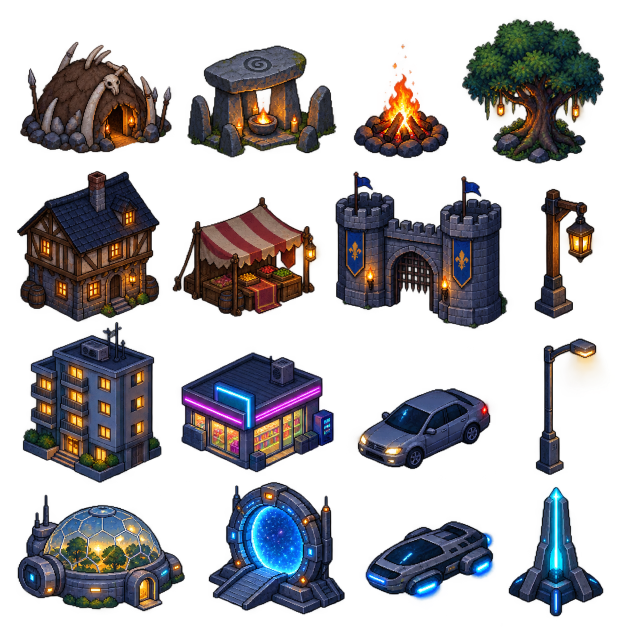
#> input picture art/source/city-props-source.png, 1234 x 1274 px (shown at 1/2 size)
$ python -i extract_art.py   (imports and definitions only)
#> lines starting #> are read from the running program, lines starting #| are printed output that depends on the picture; after the words box and inside, x2 and y2 are one past the last pixel; in counts of white or black regions, pixels touching at a corner belong together
#> further down, picture is the input picture: PIL image 1234x1274 RGBA; mean R, G, B, A 29.6, 27.1, 30.3, 102
"""Cut sprites out of ChatGPT collage sheets (art/incoming) and pack them into the game's atlases.

  python3 scripts/extract_art.py debug <file>        → numbered preview of every piece found
  python3 scripts/extract_art.py build               → writes public/assets/... atlases
"""
import sys, os, json
import numpy as np
from PIL import Image, ImageDraw
from scipy import ndimage

ROOT = os.path.dirname(os.path.dirname(os.path.abspath(__file__)))
INCOMING = os.path.join(ROOT, 'art', 'incoming')
OUT = os.path.join(ROOT, 'public', 'assets')
SCRATCH = os.environ.get('SCRATCH', '/tmp')


# [188 lines left out: functions load, clean_lines, remove_checker, segments, grid_strips, debug_strips and 4 more, not called in this run]


def despeckle(img, keep=0.03):
    """Drop stray bits (badge text, line stubs, neighbours' edges): keep blobs ≥ keep × the largest, then trim."""
#> called with keep = 0.03
    a = np.array(img.convert('RGBA'))
    m = a[..., 3] > 60
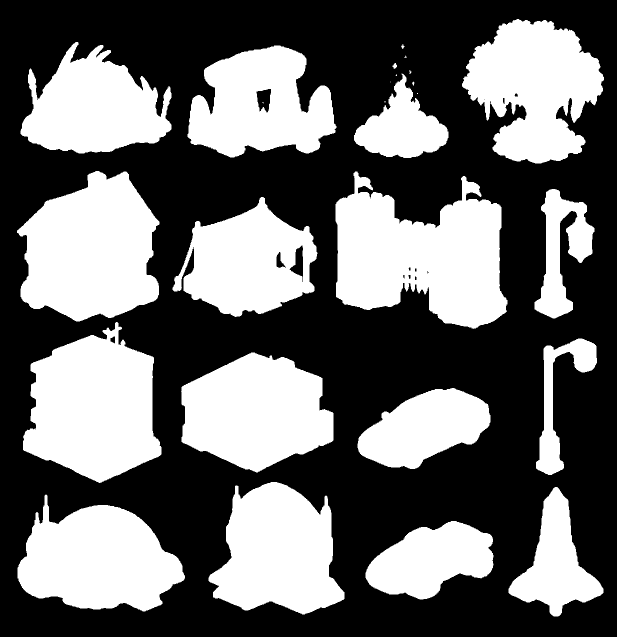
#> m: shape (1274, 1234) bool (shown at 1/2 size); 41.1% white; 26 white regions (7 under 20 px), largest, box (x1, y1, x2, y2) and area: (671, 343, 1015, 658) 70903, (34, 342, 319, 643) 62189, (46, 644, 323, 966) 61024
    lab, n = ndimage.label(ndimage.binary_dilation(m, iterations=2))
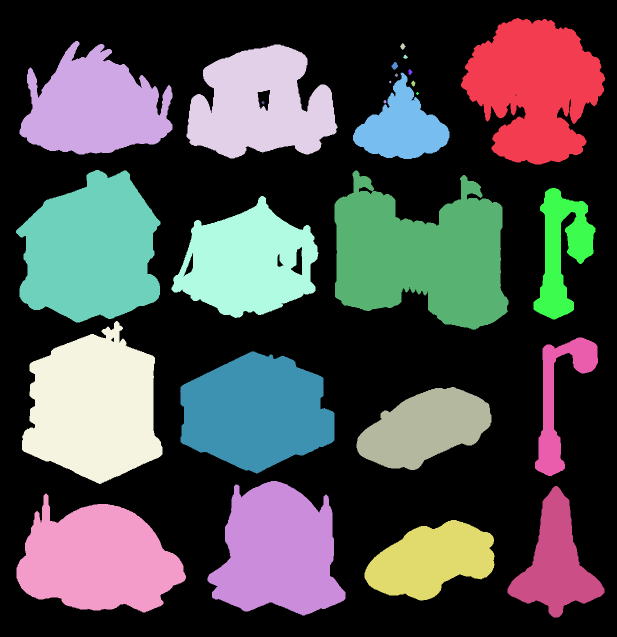
#> lab: shape (1274, 1234) int32 (shown at 1/2 size); 27 distinct labels, from 0 to 26; one colour per label, 0 black
#> n = 26
    if n > 1:
        sizes = ndimage.sum(m, lab, range(1, n + 1))
#> sizes = 26 values, max 70903 at index 15, min 2 at index 9, mean 24865.3
        good = [i + 1 for i, v in enumerate(sizes) if v >= sizes.max() * keep]
#> good = [1, 2, 4, 8, 15, 16, 17, 18, 19, 20, 21, 22, 23, 24, 25, 26]
        a[..., 3][~np.isin(lab, good)] = 0
#> a: shape (1274, 1234, 4); 5.9% of pixels changed, all inside (x1, y1, x2, y2) = (0, 29, 1233, 1274)
    ys, xs = np.where(a[..., 3] > 60)
    if len(ys): a = a[ys.min():ys.max() + 1, xs.min():xs.max() + 1]
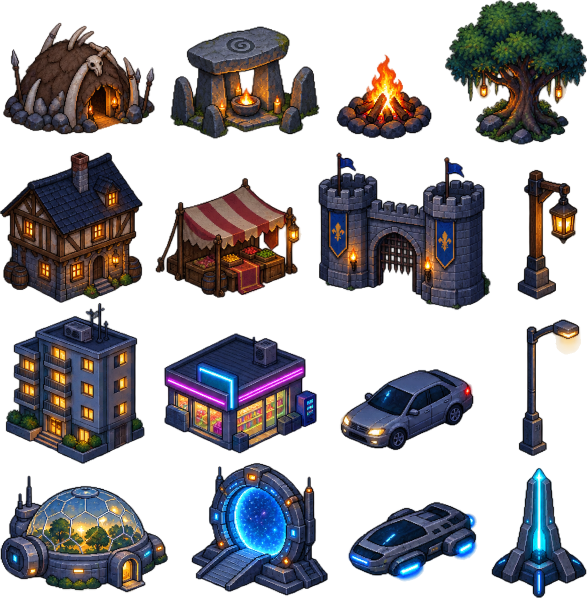
#> a: shape (1195, 1174, 4) (shown at 1/2 size); mean R, G, B, A 33, 30.3, 33.9, 114.1; transparent parts drawn white
    return Image.fromarray(a)


# [37 lines left out: functions fit, human_atlas, era_kit, not called in this run]


# [6 lines not run here, left out]


# ───────── what to take from each collage (boxes in the 1536×1024 sheets, inset to skip panel borders)
# [11 lines left out: function take, not called in this run]


def strip(a, box):
    return grid_strips(debadge(a, box), box, n_rows=1)[0]


# [8 lines left out: function debadge, not called in this run]


def items(a, box, n_rows, n):
    rs = grid_strips(debadge(a, box), box, n_rows=n_rows, n_frames=n)
    return [f for r in rs for f in r]


# [44 lines left out: functions portraits, build, not called in this run]


# [2 lines not run here, left out]

>>> from PIL import Image
>>> picture = Image.open('../art/source/city-props-source.png')
>>> result = despeckle(picture)
